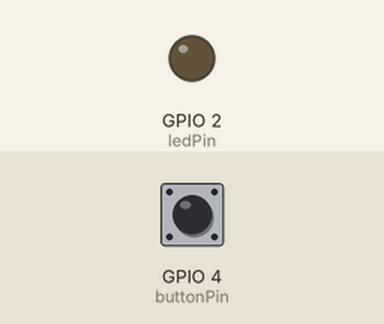
The sketch below on a simulated ESP8266 (NodeMCU). Parts: output pins drawn as LEDs (lit = HIGH). The test bench sets the inputs (shaded band); at power-on: GPIO 4 (buttonPin) HIGH. WiFi joins after 1.5 s; servers stay silent unless stated; random numbers use the default seed unless the sketch sets one; no MQTT or app messages arrive unless stated; what the sketch prints to the serial monitor is not drawn.

Above: at 2.7 s.
2.8 s: GPIO 4 (buttonPin) pulled LOW for 0.15 s
At 2.87 s:
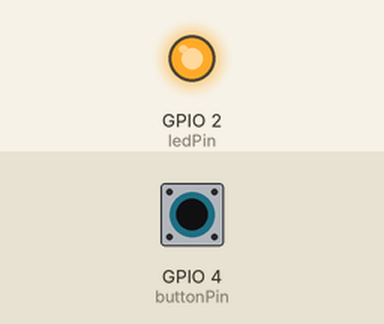
7.4 s: GPIO 4 (buttonPin) pulled LOW for 3.2 s
At 10.9 s:
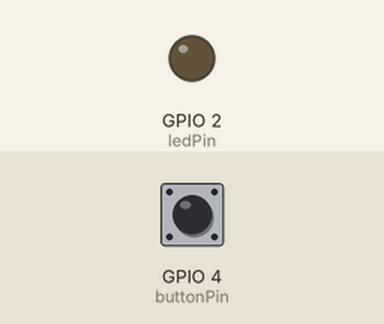
Timing chart, 0 to 12.4 s (numbered marks = the images above; inputs shaded):
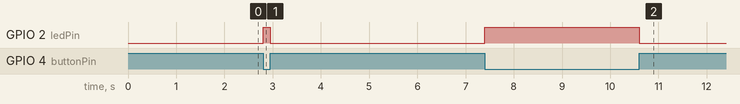

The sketch:

mqtt_test_but.ino
```cpp
/*
 *
 *
*/


#include <ESP8266WiFi.h>
#include <PubSubClient.h>

#define pt(x)   Serial.print(x)
#define pn(x)   Serial.println(x)

#define BTN 1
#define LED 2
uint8_t THIS = BTN;

#define IF_BTN   if(THIS==BTN)
#define IF_LED   if(THIS==LED)

const char* ssid = "NIO_ProtoDev";
const char* password = "1SharedProtoDevPW1";

const char* mqtt_server = "mqtt://192.168.86.2:12948";
IPAddress server(192, 168, 86, 2);
int serv_port = 1883;

uint8_t buttonPin = 4;          // D2 = GPIO4
uint8_t ledPin = LED_BUILTIN;   // D4 = GPIO2
uint8_t buttonState = 0;

  // RGB LED on pins D4,3,2
uint8_t b = 2;  // D4 = GPIO2
uint8_t g = 0;  // D3 = GPIO0
uint8_t r = 4;  // D2 = GPIO4

char * subscriptions[5];
uint8_t subs = 0;

WiFiClient espClient;
PubSubClient client(espClient);
long lastMsg = 0;
char msg[50];
int value = 0;

void setup_wifi() {

  delay(10);
  // We start by connecting to a WiFi network
  Serial.println();
  Serial.print("Connecting to ");
  Serial.println(ssid);
  Serial.print(" (pw) ");
  Serial.println(password);

  WiFi.begin(ssid, password);

  while (WiFi.status() != WL_CONNECTED) {
    delay(500);
    Serial.print(".");
  }

  randomSeed(micros());

  Serial.println("");
    Serial.println("WiFi connected");
    Serial.println("(my) IP address is : ");
    Serial.println(WiFi.localIP());
}

void callback(char* topic, byte* payload, unsigned int length) {

  String msg = "";
  String tpc = String(topic);

  for (int i = 0; i < length; i++) {
    msg += (char)payload[i];      }

  Serial.print("Message arrived [");
    Serial.print(tpc);
    Serial.print("] ");
    Serial.println(msg);


  if( tpc.equals("message") )
  {
    // standard message
  }
  else if( tpc.equals("esp_button_1") )
  {
    if( msg.substring(0,6).equals("BUTTON") )
    {
        // button message
        char digit = msg.charAt(7);
        pt("   ->BUTT:");    pn( digit );

        IF_LED if(digit=='0'){
          digitalWrite(r, HIGH);
          digitalWrite(g, LOW);
          digitalWrite(b, LOW);
        }
        else if(digit=='1'){
          digitalWrite(r, LOW);
          digitalWrite(g, HIGH);
          digitalWrite(b, HIGH);
        }

    }
  }
  // Eo callback
}


void reconnect() {
  // Loop until we're reconnected
  while (!client.connected()) {
    Serial.print("Attempting MQTT connection...");

    String clientId = "ESP8266Client-";
    clientId += String(random(0xffff), HEX);

    if (client.connect(clientId.c_str())) {

      Serial.println("connected");
      String tmp;
      IF_BTN tmp="hello world, this is Button\t#";
      IF_LED tmp="hello world, this is Led\t#";
      tmp += clientId.c_str();
      client.publish("message", tmp.c_str() );

      for( uint8_t p=0; p<subs; p++ ){
        client.subscribe( subscriptions[p] );
      }

    }
    else {
      Serial.print("failed to reconnect, =");
      Serial.print(client.state());
      Serial.println(" try again in 5 seconds");
      // Wait 5 seconds before retrying
      delay(5000);
    }
  }
}


//    ***     Setup

void setup() {

  // **   GPIO

  IF_BTN pinMode(ledPin, OUTPUT);     // Initialize the BUILTIN_LED pin as an output
  IF_BTN pinMode(buttonPin, INPUT);

  IF_LED pinMode( r , OUTPUT);
  IF_LED pinMode( g , OUTPUT);
  IF_LED  pinMode( b , OUTPUT);
  IF_LED  digitalWrite(r, HIGH);
  IF_LED  digitalWrite(g, LOW);
  IF_LED  digitalWrite(b, LOW);

  subscriptions[0] = "test";
  subscriptions[1] = "esp_button_1";
  subscriptions[2] = "message";
  subs = 3;

  Serial.begin(115200);
  IF_BTN pn("Hi there this is the button code");
  IF_LED pn("Hi there this is the LED code ");

  setup_wifi();

  client.setServer(server, serv_port);   //mqtt_server
  client.setCallback(callback);

  // ** Eo setup
}

void loop() {

  if (!client.connected()) {
    reconnect();
  }
  client.loop();

      IF_BTN
      if(!digitalRead(buttonPin)){
        if(!buttonState){
          // *  RISING EDGE
          digitalWrite(ledPin, HIGH);   // ACTIVE LOW
          snprintf (msg, 50, "%d", buttonState);
          Serial.print("Publish message: ");
            Serial.println(msg);
          client.publish("esp_button_1", msg);
          buttonState=1;
        }
      }
      else {
        if(buttonState){
          // *  FALLING EDGE
          digitalWrite(ledPin, LOW);   // ACTIVE LOW
          snprintf (msg, 50, "%d", buttonState);
          Serial.print("Publish message: ");
            Serial.println(msg);
          client.publish("esp_button_1", msg);
          buttonState=0;
        }
      }

  // **   Eo loop
}

// **   Eo file
```

Measured:
- after the input at 2.8 s, GPIO 2 (ledPin): LOW → HIGH at once, → LOW 0.15 s later
- after the input at 7.4 s, GPIO 2 (ledPin): LOW → HIGH at once, → LOW 3.2 s later
